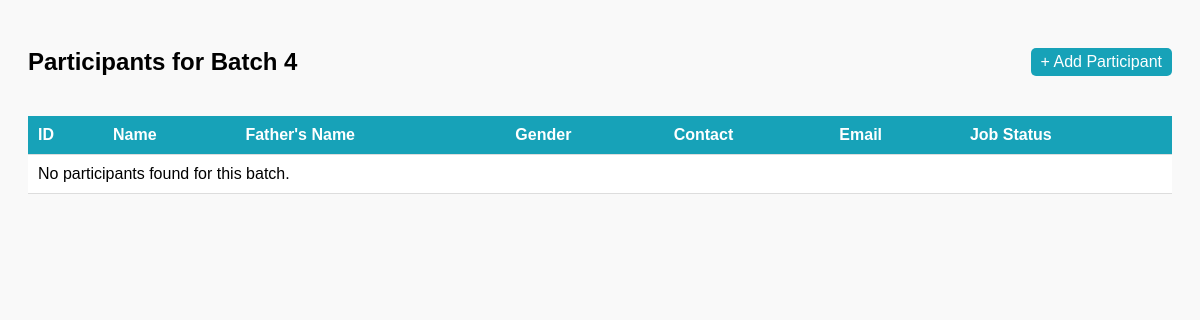
Page /batches/4/participants/ on the earlier database version.
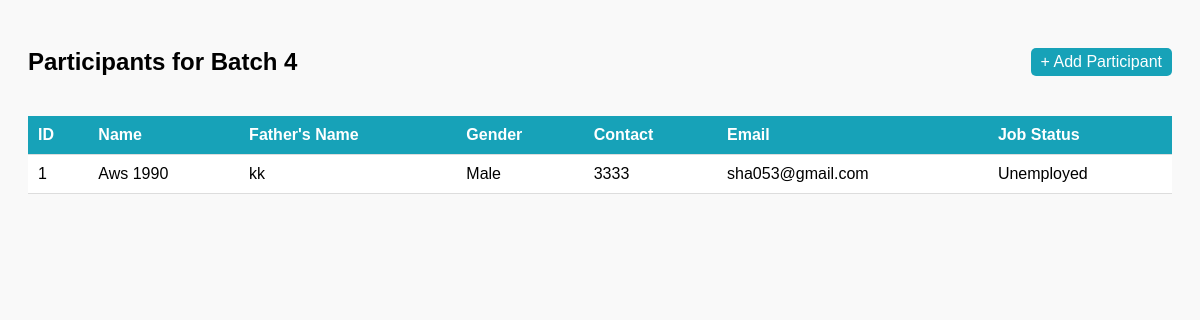
Same page on the later database version.
### batches/models.py (models this page shows, shortened)
class Batch(models.Model):
    id = models.AutoField(primary_key=True)
    Center_id = models.ForeignKey(Center, on_delete=models.CASCADE)
    Course_id = models.ForeignKey(Course, on_delete=models.CASCADE)
    Fiscal_year = models.CharField(max_length=10, default="N/A")  # <- default added
    Participant_target = models.IntegerField()
    Course_target = models.IntegerField()
    Proposed_start_date = models.DateField(null=True, blank=True)
    Proposed_end_date = models.DateField(null=True, blank=True)
    Actual_start_date = models.DateField(null=True, blank=True)
    Actual_end_date = models.DateField(null=True, blank=True)
    class Meta:
        db_table = "Batch_table"

### participants/models.py (models this page shows, shortened)
class Participant(models.Model):
    GENDER_CHOICES = [
        ("Male", "Male"),
        ("Female", "Female"),
    ]
    center_id = models.ForeignKey(Center, on_delete=models.CASCADE)
    course_id = models.ForeignKey(Course, on_delete=models.CASCADE)
    batch_id = models.ForeignKey(Batch, on_delete=models.CASCADE)
    name = models.CharField(max_length=255)
    father_name = models.CharField(max_length=255, blank=True, null=True)
    gender = models.CharField(max_length=10, choices=GENDER_CHOICES)
    nid = models.CharField(max_length=20, blank=True, null=True)
    birth_reg = models.CharField(max_length=20, blank=True, null=True)
    contact_number = models.CharField(max_length=20, blank=True, null=True)
    email = models.EmailField(blank=True, null=True)
    educational_qualification = models.CharField(max_length=255, blank=True, null=True)
    date_of_birth = models.DateField()
    job_status = models.CharField(max_length=255, default="Unemployed")
    class Meta:
        db_table = "Participant_table"

### batches/views.py (the view)
# urls.py: path("<int:pk>/participants/", views.BatchParticipantsView.as_view(), name="batch_participants"),
class BatchParticipantsView(View):
    template_name = "participants/participant_list.html"
    def get(self, request, pk):
        batch = get_object_or_404(Batch, pk=pk)
        participants = Participant.objects.filter(batch_id=batch)
        return render(request, self.template_name, {
            "batch": batch,
            "participants": participants
        })

### participants/templates/participants/participant_list.html (shortened to what this page needs)
<!DOCTYPE html>
<html>
<head>
</head>
<body>
    <div class="top-bar">
        <h2>Participants for Batch {{ batch.id }}</h2>
        <a href="{% url 'participants:participant_add_ajax' batch.id %}" class="button">+ Add Participant</a>
    </div>
    <table id="participantTable">
        <tr>
            <th>ID</th>
            <th>Name</th>
            <th>Father's Name</th>
            <th>Gender</th>
            <th>Contact</th>
            <th>Email</th>
            <th>Job Status</th>
        </tr>
        {% for p in participants %}
        <tr>
            <td>{{ p.id }}</td>
            <td>{{ p.name }}</td>
            <td>{{ p.father_name }}</td>
            <td>{{ p.gender }}</td>
            <td>{{ p.contact_number }}</td>
            <td>{{ p.email }}</td>
            <td>{{ p.job_status }}</td>
        </tr>
        {% empty %}
        <tr><td colspan="7">No participants found for this batch.</td></tr>
        {% endfor %}
    </table>
</body>
</html>

### participants/templates/participants/participant_list.html (style rules this page uses)
body { font-family: Arial, sans-serif; background: #f9f9f9; padding: 20px; }
table { width: 100%; border-collapse: collapse; background: white; }
th, td { padding: 10px; border-bottom: 1px solid #ddd; }
th { background: #17a2b8; color: white; text-align: left; }
a.button { background: #17a2b8; color: white; padding: 5px 10px; text-decoration: none; border-radius: 5px; }
.top-bar { display: flex; justify-content: space-between; align-items: center; margin-bottom: 20px; }

Differences in the rows shown:
added Participant: id "1", name "Aws 1990", father_name "kk", gender "Male", contact_number "3333", email "sha053@gmail.com", job_status "Unemployed"
Other differences:
text no longer shown: "No participants found for this batch."
